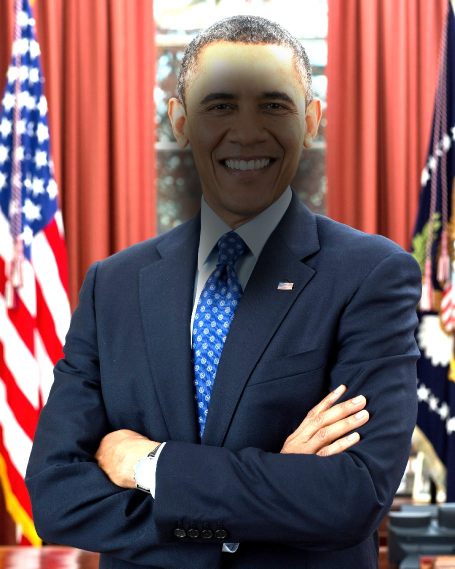
#> input picture tests/vision/fixtures/smiling-backlit.jpg, 910 x 1137 px (shown at 1/2 size)
$ python make_y4m.py fixtures/smiling-backlit.jpg fixtures/smiling-darker-tone.jpg 1.0 1.0
#> lines starting #> are read from the running program, lines starting #| are printed output that depends on the picture
"""Convert a JPEG into a y4m video (Chromium fake-webcam format).

Center-crops to 640x480, converts RGB -> YUV420 planar, repeats the
frame N times. y4m is just a text header + FRAME markers + raw planes.

Optional third arg: brightness factor (e.g. 0.25 simulates a dim room).
Optional fourth arg: sensor noise sigma (e.g. 10) — fresh noise per frame,
like a real webcam sensor in low light.
"""
import random
import sys
from PIL import Image

W, H, FRAMES = 640, 480, 40  # 4 seconds at 10 fps

def rgb_to_yuv420(img):
    # ITU-R BT.601 *studio range* (Y 16-235, chroma 16-240) — this is what
    # real cameras produce and what Chromium's y4m decoder assumes. Writing
    # full-range values here would get dark pixels crushed to black.
    rgb = img.load()
    y_plane = bytearray(W * H)
    u_plane = bytearray(W * H // 4)
    v_plane = bytearray(W * H // 4)
    for j in range(H):
        for i in range(W):
            r, g, b = rgb[i, j][:3]
            y = 0.299 * r + 0.587 * g + 0.114 * b
            y_plane[j * W + i] = max(16, min(235, round(16 + y * 219 / 255)))
    for j in range(0, H, 2):
        for i in range(0, W, 2):
            r, g, b = rgb[i, j][:3]
            u = -0.169 * r - 0.331 * g + 0.5 * b
            v = 0.5 * r - 0.419 * g - 0.081 * b
            idx = (j // 2) * (W // 2) + (i // 2)
            u_plane[idx] = max(16, min(240, round(128 + u * 224 / 255)))
            v_plane[idx] = max(16, min(240, round(128 + v * 224 / 255)))
    return bytes(y_plane), bytes(u_plane), bytes(v_plane)

def add_noise(plane, sigma):
    rnd = random.gauss
    return bytes(max(0, min(255, round(v + rnd(0, sigma)))) for v in plane)

def main(src, dst, brightness=1.0, noise=0.0):
#> called with src = 'fixtures/smiling-backlit.jpg', dst = 'fixtures/smiling-darker-tone.jpg', brightness = 1, noise = 1
    img = Image.open(src).convert('RGB')
#> img is the input picture: PIL image 910x1137 RGB; mean R, G, B 117.6, 89.1, 94.4
    if brightness != 1.0:
        img = img.point(lambda v: max(0, min(255, round(v * brightness))))
    # Scale up so the shorter side covers, then center-crop to 640x480.
    scale = max(W / img.width, H / img.height)
#> scale = 0.703
    img = img.resize((round(img.width * scale), round(img.height * scale)))
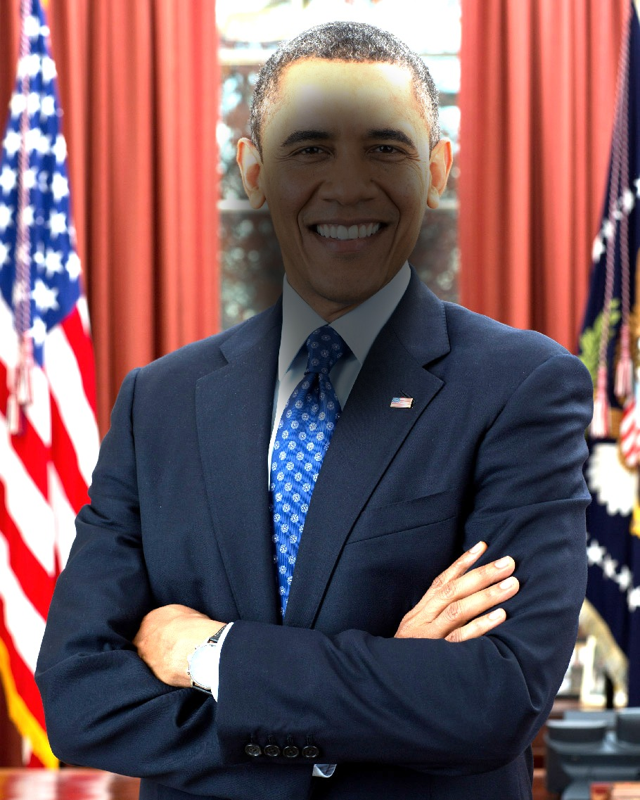
#> img: PIL image 640x800 RGB; mean R, G, B 117.6, 89.1, 94.4
    left = (img.width - W) // 2
#> left = 0
    # Bias the crop toward the top of the photo — that's where faces are.
    top = min((img.height - H) // 2, img.height // 6)
#> top = 133
    img = img.crop((left, top, left + W, top + H))
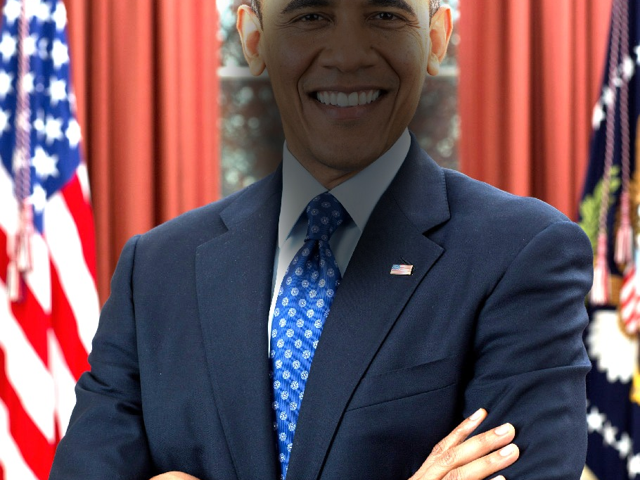
#> img: PIL image 640x480 RGB; mean R, G, B 110.5, 83.1, 91.8

    y, u, v = rgb_to_yuv420(img)
    with open(dst, 'wb') as f:
        f.write(f'YUV4MPEG2 W{W} H{H} F10:1 Ip A1:1 C420\n'.encode())
        for _ in range(FRAMES):
            f.write(b'FRAME\n')
            if noise > 0:
                f.write(add_noise(y, noise))  # fresh luma noise each frame
            else:
                f.write(y)
            f.write(u); f.write(v)
    print(f'{dst}: {FRAMES} frames, {W}x{H}, noise={noise}')

if __name__ == '__main__':
#> (the run stopped early here; a loop or call above may not have finished)
